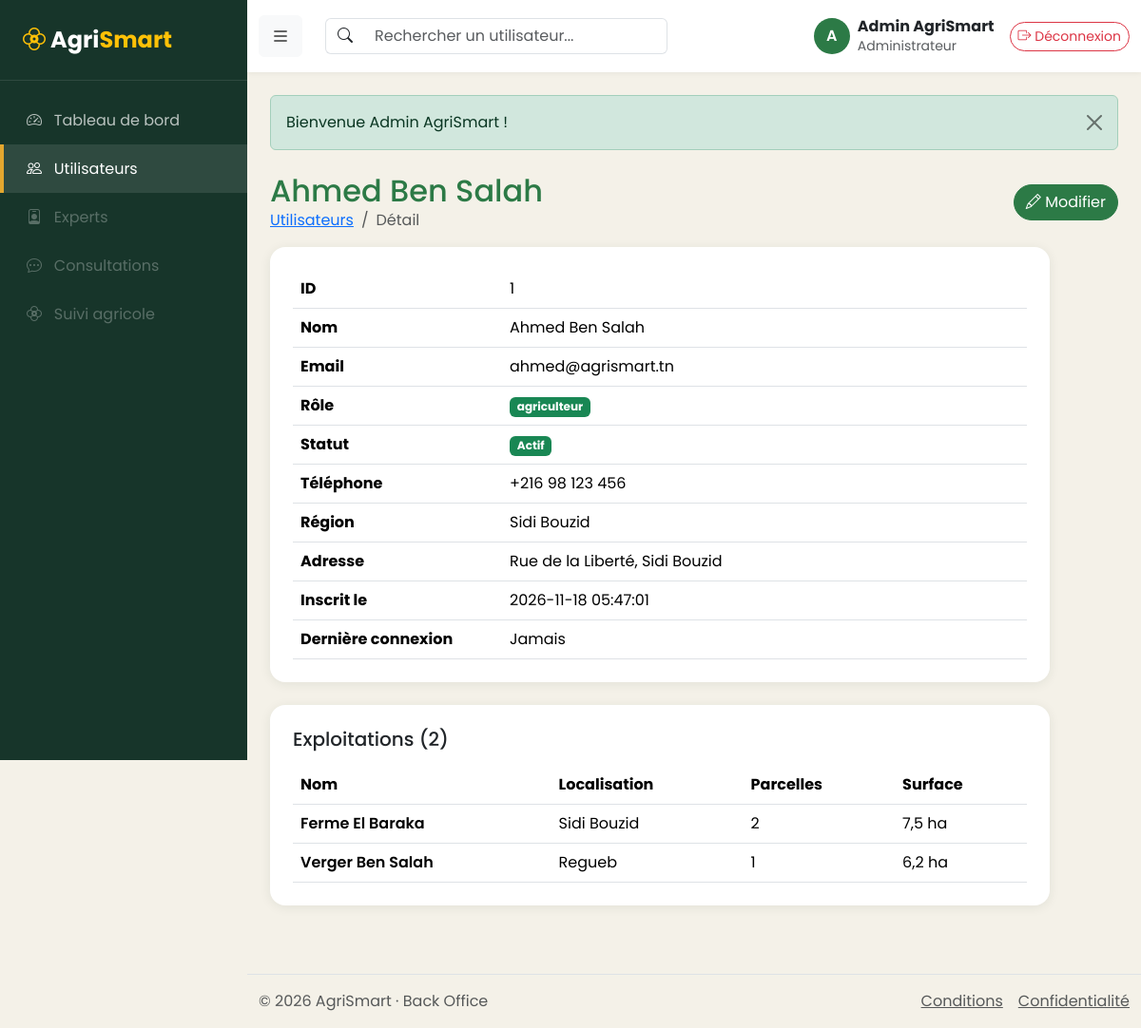
Page /backoffice/index.php?page=utilisateur-show&id=1 (signed in) on the committed database.
### tables this page shows
CREATE TABLE utilisateur (
    id                 INT AUTO_INCREMENT PRIMARY KEY,
    nom                VARCHAR(100) NOT NULL,
    email              VARCHAR(150) NOT NULL UNIQUE,
    mot_de_passe       VARCHAR(255) NOT NULL,               
    role               ENUM('agriculteur','administrateur') NOT NULL DEFAULT 'agriculteur',
    telephone          VARCHAR(20)  NOT NULL DEFAULT '',
    adresse            VARCHAR(255) NOT NULL DEFAULT '',
    region             VARCHAR(60)  NOT NULL DEFAULT '',
    niveau_acces       TINYINT      NOT NULL DEFAULT 1,     
    actif              TINYINT(1)   NOT NULL DEFAULT 1,     
    derniere_connexion DATETIME NULL,
    created_at         TIMESTAMP DEFAULT CURRENT_TIMESTAMP,
    INDEX idx_role (role)
);

CREATE TABLE exploitation (
    id              INT AUTO_INCREMENT PRIMARY KEY,
    agriculteur_id  INT NOT NULL,
    nom             VARCHAR(100) NOT NULL,
    localisation    VARCHAR(150) NOT NULL,
    created_at      TIMESTAMP DEFAULT CURRENT_TIMESTAMP,
    CONSTRAINT fk_exploitation_user FOREIGN KEY (agriculteur_id) REFERENCES utilisateur(id) ON DELETE CASCADE
);

### backoffice/app/Controllers/Controller.php (called while the page is built, shortened)
<?php
abstract class Controller
{
    protected function render(string $view, array $data = [], string $title = 'AgriSmart Admin', string $currentPage = '', string $extraScripts = ''): void
    {
        $admin = users()->currentUser();
        extract($data, EXTR_SKIP);
        require __DIR__ . '/../Views/pages/' . $view . '.php';
        require __DIR__ . '/../Views/layout.php';
    }
}

### backoffice/app/Controllers/UtilisateursController.php (called while the page is built, shortened)
<?php
require_once __DIR__ . '/../../../config/database.php';
class UtilisateursController extends Controller
{
    public function show(): void
    {
        $target = users()->findById((int) ($_GET['id'] ?? 0));
        if ($target->getRole() === Utilisateur::ROLE_AGRICULTEUR) {
            $stmt = Database::getConnexion()->prepare(
                'SELECT e.id, e.nom, e.localisation, COUNT(p.id) AS nb_parcelles, COALESCE(SUM(p.surface), 0) AS surface
                 FROM exploitation e LEFT JOIN parcelle p ON p.exploitation_id = e.id
                 WHERE e.agriculteur_id = :id
                 GROUP BY e.id, e.nom, e.localisation ORDER BY e.id ASC'
            );
            $stmt->execute(['id' => $target->getId()]);
            $exploitations = $stmt->fetchAll();
        }
        $this->render('utilisateur-show', compact('target', 'exploitations'), 'Détail utilisateur', 'utilisateurs');
    }
}

### backoffice/index.php (called while the page is built, shortened)
<?php
require_once __DIR__ . '/../core/helpers.php';
require_once __DIR__ . '/../controllers/UserController.php';
require_once __DIR__ . '/app/helpers.php';
require_once __DIR__ . '/app/Controllers/Controller.php';
$routes = require __DIR__ . '/app/routes.php';
$page = (string) ($_GET['page'] ?? 'dashboard');
if ($page !== 'login') {
    users()->requireRole(Utilisateur::ROLE_ADMIN);
}
[$class, $method] = $routes[$page];
(new $class())->$method();

### config/config.php (called while the page is built, shortened)
<?php
$config = [
    'db' => [
        'host'    => 'localhost',
        'port'    => 3306,
        'name'    => 'agrismart',
        'user'    => 'root',
        'pass'    => '',
        'charset' => 'utf8mb4',
    ],
    'debug'            => false,
    'session_lifetime' => 1800,
    'max_login_tries'  => 5,
    'lockout_minutes'  => 5,
];
$local = __DIR__ . '/config.local.php';
return $config;

### config/database.php (called while the page is built, shortened)
<?php
class Database
{
    private static ?PDO $pdo = null;
    public static function getConnexion(): PDO
    {
        if (self::$pdo === null) {
            $config = require __DIR__ . '/config.php';
            $db = $config['db'];
            $dsn = sprintf('mysql:host=%s;port=%d;dbname=%s;charset=%s', $db['host'], $db['port'], $db['name'], $db['charset']);
            try {
                self::$pdo = new PDO($dsn, $db['user'], $db['pass'], [
                    PDO::ATTR_ERRMODE            => PDO::ERRMODE_EXCEPTION,
                    PDO::ATTR_DEFAULT_FETCH_MODE => PDO::FETCH_ASSOC,
                    PDO::ATTR_EMULATE_PREPARES   => false,
                ]);
            } catch (PDOException $e) {
                error_log('AgriSmart DB: ' . $e->getMessage());
                http_response_code(500);
                die(!empty($config['debug'])
                    ? 'Erreur base de données : ' . htmlspecialchars($e->getMessage(), ENT_QUOTES, 'UTF-8')
                    : 'Service temporairement indisponible (connexion à la base de données impossible).');
            }
        }
        return self::$pdo;
    }
}

### backoffice/app/helpers.php (called while the page is built, shortened)
<?php
function users(): UserController
{
    static $controller = null;
    if ($controller === null) {
        $controller = new UserController();
    }
    return $controller;
}

### controllers/UserController.php (called while the page is built, shortened)
<?php
require_once __DIR__ . '/../config/database.php';
class UserController
{
    private PDO $db;
    private ?Utilisateur $current = null;
    private bool $currentLoaded = false;
    public function __construct()
    {
        $this->db = Database::getConnexion();
        $this->config = require __DIR__ . '/../config/config.php';
    }
    public static function isAuthenticated(): bool
    {
        return !empty($_SESSION['user_id']);
    }
    public function currentUser(): ?Utilisateur
    {
        if (!$this->currentLoaded) {
            $this->currentLoaded = true;
            $this->current = $this->findById((int) $_SESSION['user_id']);
        }
        return $this->current;
    }
    public function requireAuth(): Utilisateur
    {
        $user = $this->currentUser();
        return $user;
    }
    public function requireRole(string $role): Utilisateur
    {
        $user = $this->requireAuth();
        return $user;
    }
    public function findById(int $id): ?Utilisateur
    {
        $stmt = $this->db->prepare('SELECT * FROM utilisateur WHERE id = :id LIMIT 1');
        $stmt->execute(['id' => $id]);
        $row = $stmt->fetch();
        return $row ? Utilisateur::fromArray($row) : null;
    }
}

### models/Utilisateur.php (called while the page is built, shortened)
<?php
class Utilisateur
{
    protected int $id = 0;
    protected string $nom = '';
    protected string $email = '';
    protected bool $actif = true;
    protected ?string $derniereConnexion = null;
    protected string $createdAt = '';
    public function getId(): int { return $this->id; }
    public function getNom(): string { return $this->nom; }
    public function getEmail(): string { return $this->email; }
    public function isActif(): bool { return $this->actif; }
    public function getDerniereConnexion(): ?string { return $this->derniereConnexion; }
    public function getCreatedAt(): string { return $this->createdAt; }
    public function setId(int $id): void { $this->id = $id; }
    public function setNom(string $nom): void { $this->nom = $nom; }
    public function setEmail(string $email): void { $this->email = $email; }
    public function setActif(bool $actif): void { $this->actif = $actif; }
    public function setDerniereConnexion(?string $d): void { $this->derniereConnexion = $d; }
    public function setCreatedAt(string $createdAt): void { $this->createdAt = $createdAt; }
    public static function fromArray(array $r): Utilisateur
    {
        $u = ($r['role'] ?? '') === self::ROLE_ADMIN ? new Administrateur() : new Agriculteur();
        $u->setId((int) ($r['id'] ?? 0));
        $u->setNom((string) ($r['nom'] ?? ''));
        $u->setEmail((string) ($r['email'] ?? ''));
        $u->setMotDePasse((string) ($r['mot_de_passe'] ?? ''));
        $u->setActif((bool) ($r['actif'] ?? 1));
        $u->setDerniereConnexion($r['derniere_connexion'] ?? null);
        $u->setCreatedAt((string) ($r['created_at'] ?? ''));
        if ($u instanceof Agriculteur) {
            $u->setTelephone((string) ($r['telephone'] ?? ''));
            $u->setAdresse((string) ($r['adresse'] ?? ''));
            $u->setRegion((string) ($r['region'] ?? ''));
        } elseif ($u instanceof Administrateur) {
            $u->setNiveauAcces((int) ($r['niveau_acces'] ?? 1));
        }
        return $u;
    }
}

### core/helpers.php (called while the page is built, shortened)
<?php
function e($v): string
{
    return htmlspecialchars((string) $v, ENT_QUOTES, 'UTF-8');
}
function url(string $page, array $params = []): string
{
    return 'index.php?' . http_build_query(['page' => $page] + $params);
}

### models/Agriculteur.php (called while the page is built, shortened)
<?php
class Agriculteur extends Utilisateur
{
    private string $telephone = '';
    private string $adresse = '';
    private string $region = '';
    public function getTelephone(): string { return $this->telephone; }
    public function getAdresse(): string { return $this->adresse; }
    public function getRegion(): string { return $this->region; }
    public function getRole(): string { return self::ROLE_AGRICULTEUR; }
    public function setTelephone(string $telephone): void { $this->telephone = $telephone; }
    public function setAdresse(string $adresse): void { $this->adresse = $adresse; }
    public function setRegion(string $region): void { $this->region = $region; }
}

### backoffice/app/Views/pages/utilisateur-show.php (the view)
<?php
$isAgri = $target instanceof Agriculteur;
?>
<section class="page-content">
    <div class="d-flex flex-wrap justify-content-between align-items-center mb-3">
        <div>
            <h2 class="text-primary mb-0"><?= e($target->getNom()) ?></h2>
            <nav aria-label="breadcrumb"><ol class="breadcrumb mb-0">
                <li class="breadcrumb-item"><a href="<?= url('utilisateurs') ?>">Utilisateurs</a></li>
                <li class="breadcrumb-item active" aria-current="page">Détail</li>
            </ol></nav>
        </div>
        <a href="<?= url('utilisateur-form', ['id' => $target->getId()]) ?>" class="btn btn-primary rounded-pill"><i class="bi bi-pencil"></i> Modifier</a>
    </div>
    <div class="card p-4 mb-4" style="max-width: 820px;">
        <table class="table mb-0">
            <tr><th style="width:220px">ID</th><td><?= $target->getId() ?></td></tr>
            <tr><th>Nom</th><td><?= e($target->getNom()) ?></td></tr>
            <tr><th>Email</th><td><?= e($target->getEmail()) ?></td></tr>
            <tr><th>Rôle</th><td><span class="badge <?= $isAgri ? 'text-bg-success' : 'text-bg-danger' ?>"><?= e($target->getRole()) ?></span></td></tr>
            <tr><th>Statut</th><td><span class="badge <?= $target->isActif() ? 'text-bg-success' : 'text-bg-secondary' ?>"><?= $target->isActif() ? 'Actif' : 'Bloqué' ?></span></td></tr>
            <?php if ($isAgri): ?>
                <tr><th>Téléphone</th><td><?= e($target->getTelephone()) ?: '—' ?></td></tr>
                <tr><th>Région</th><td><?= e($target->getRegion()) ?: '—' ?></td></tr>
                <tr><th>Adresse</th><td><?= e($target->getAdresse()) ?: '—' ?></td></tr>
            <?php endif; ?>
            <tr><th>Inscrit le</th><td><?= e($target->getCreatedAt()) ?></td></tr>
            <tr><th>Dernière connexion</th><td><?= e($target->getDerniereConnexion() ?? 'Jamais') ?></td></tr>
        </table>
    </div>
    <?php if ($isAgri): ?>
        <div class="card p-4" style="max-width: 820px;">
            <h5 class="mb-3">Exploitations (<?= count($exploitations) ?>)</h5>
            <?php if (!$exploitations): ?>
                <p class="text-muted mb-0">Aucune exploitation.</p>
            <?php else: ?>
                <div class="table-responsive"><table class="table align-middle mb-0">
                    <thead><tr><th>Nom</th><th>Localisation</th><th>Parcelles</th><th>Surface</th></tr></thead>
                    <tbody>
                    <?php foreach ($exploitations as $x): ?>
                        <tr>
                            <td class="fw-semibold"><?= e($x['nom']) ?></td>
                            <td><?= e($x['localisation']) ?></td>
                            <td><?= (int) $x['nb_parcelles'] ?></td>
                            <td><?= number_format((float) $x['surface'], 1, ',', ' ') ?> ha</td>
                        </tr>
                    <?php endforeach; ?>
                    </tbody>
                </table></div>
            <?php endif; ?>
        </div>
    <?php endif; ?>
</section>

### backoffice/app/Views/partials/header.php (shortened to what this page needs)
<header class="header">
    <div class="container-fluid">
        <div class="d-flex align-items-center justify-content-between py-3">
            <button type="button" id="menu-toggle" class="btn btn-light" aria-label="Menu"><i class="bi bi-list fs-5"></i></button>
            <form class="d-none d-md-block flex-grow-1 mx-4" role="search" method="get" action="index.php">
                <div class="input-group" style="max-width: 360px;">
                    <span class="input-group-text bg-white border-end-0"><i class="bi bi-search"></i></span>
                    <input type="search" name="q" class="form-control border-start-0" placeholder="Rechercher un utilisateur..." aria-label="Rechercher">
                </div>
            </form>
            <div class="d-flex align-items-center gap-3">
                <a href="<?= url('profil') ?>" class="d-flex align-items-center text-decoration-none text-dark">
                    <span class="avatar me-2"><?= e(mb_strtoupper(mb_substr($admin ? $admin->getNom() : 'A', 0, 1))) ?></span>
                    <div class="lh-sm d-none d-sm-block"><strong><?= e($admin ? $admin->getNom() : 'Admin') ?></strong><br><small class="text-muted">Administrateur</small></div>
                </a>
                <form method="post" action="<?= url('logout') ?>" class="m-0">
                    <button type="submit" class="btn btn-outline-danger btn-sm rounded-pill"><i class="bi bi-box-arrow-right"></i> Déconnexion</button>
                </form>
            </div>
        </div>
    </div>
</header>

### rows in the picture
utilisateur: nom "A", nom "Admin AgriSmart"
utilisateur: nom "Ahmed Ben Salah", id "1", email "ahmed@agrismart.tn", telephone "+216 98 123 456", region "Sidi Bouzid", adresse "Rue de la Liberté, Sidi Bouzid", created_at "2026-11-18 05:47:01", derniere_connexion "Jamais"
exploitation: nom "Ferme El Baraka", localisation "Sidi Bouzid", nb_parcelles "2", surface "7,5"
exploitation: nom "Verger Ben Salah", localisation "Regueb", nb_parcelles "1", surface "6,2"

### other values in the picture
$item['label'] "Tableau de bord"
$item['label'] "Utilisateurs"
$item['label'] "Experts"
$item['label'] "Consultations"
$item['label'] "Suivi agricole"
$flashMsg['msg'] "Bienvenue Admin AgriSmart !"
$target->getRole() "agriculteur"
count($exploitations) "2"
